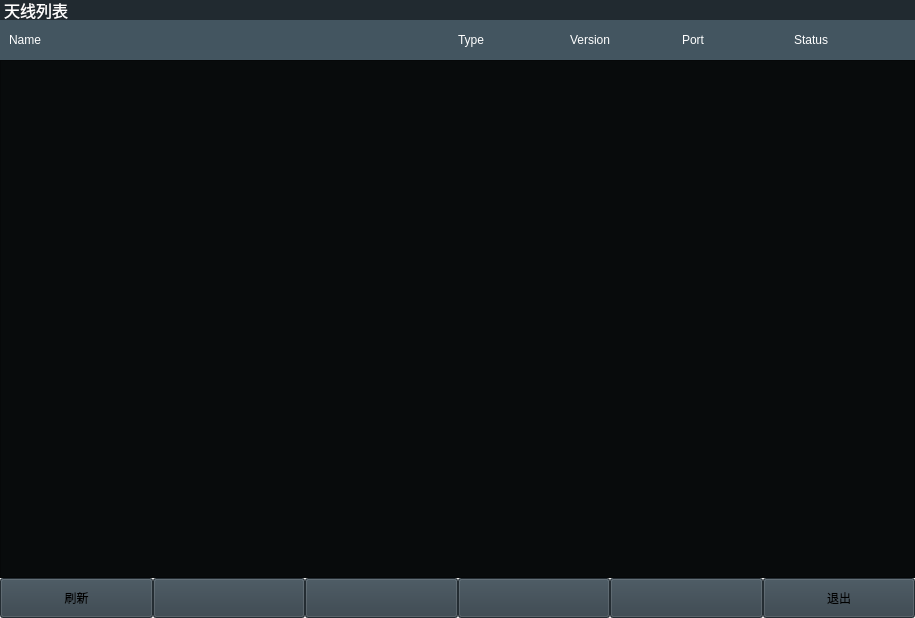
<?xml version="1.0" encoding="UTF-8"?>
<ui version="4.0">
 <class>PeripheralOverview</class>
 <widget class="QWidget" name="PeripheralOverview">
  <property name="geometry">
   <rect>
    <x>0</x>
    <y>0</y>
    <width>915</width>
    <height>618</height>
   </rect>
  </property>
  <property name="windowTitle">
   <string>Form</string>
  </property>
  <layout class="QVBoxLayout" name="verticalLayout">
   <property name="spacing">
    <number>0</number>
   </property>
   <property name="leftMargin">
    <number>0</number>
   </property>
   <property name="topMargin">
    <number>0</number>
   </property>
   <property name="rightMargin">
    <number>0</number>
   </property>
   <property name="bottomMargin">
    <number>0</number>
   </property>
   <item>
    <widget class="QLabel" name="title">
     <property name="minimumSize">
      <size>
       <width>0</width>
       <height>20</height>
      </size>
     </property>
     <property name="maximumSize">
      <size>
       <width>16777215</width>
       <height>20</height>
      </size>
     </property>
     <property name="font">
      <font>
       <family>黑体</family>
       <pointsize>12</pointsize>
       <weight>50</weight>
       <italic>false</italic>
       <bold>false</bold>
      </font>
     </property>
     <property name="styleSheet">
      <string notr="true">QLabel{
    background-color:rgb(33,42,48);
    color:white;
}</string>
     </property>
     <property name="text">
      <string> 天线列表</string>
     </property>
    </widget>
   </item>
   <item>
    <widget class="QWidget" name="childwindow" native="true">
     <property name="styleSheet">
      <string notr="true">QWidget{
	background-color:rgb(67, 85, 96);
	color:white;
}</string>
     </property>
     <layout class="QVBoxLayout" name="verticalLayout_2">
      <property name="spacing">
       <number>0</number>
      </property>
      <property name="leftMargin">
       <number>0</number>
      </property>
      <property name="topMargin">
       <number>0</number>
      </property>
      <property name="rightMargin">
       <number>0</number>
      </property>
      <property name="bottomMargin">
       <number>0</number>
      </property>
      <item>
       <widget class="QWidget" name="header" native="true">
        <property name="minimumSize">
         <size>
          <width>0</width>
          <height>40</height>
         </size>
        </property>
        <property name="maximumSize">
         <size>
          <width>16777215</width>
          <height>40</height>
         </size>
        </property>
        <layout class="QHBoxLayout" name="horizontalLayout_4">
         <property name="spacing">
          <number>0</number>
         </property>
         <property name="leftMargin">
          <number>9</number>
         </property>
         <property name="topMargin">
          <number>0</number>
         </property>
         <property name="rightMargin">
          <number>9</number>
         </property>
         <property name="bottomMargin">
          <number>0</number>
         </property>
         <item>
          <widget class="QLabel" name="name">
           <property name="sizePolicy">
            <sizepolicy hsizetype="Preferred" vsizetype="Preferred">
             <horstretch>4</horstretch>
             <verstretch>0</verstretch>
            </sizepolicy>
           </property>
           <property name="styleSheet">
            <string notr="true">QLabel{
	font: 10pt &quot;微软雅黑&quot;;
}</string>
           </property>
           <property name="text">
            <string>Name</string>
           </property>
          </widget>
         </item>
         <item>
          <widget class="QLabel" name="type">
           <property name="sizePolicy">
            <sizepolicy hsizetype="Preferred" vsizetype="Preferred">
             <horstretch>1</horstretch>
             <verstretch>0</verstretch>
            </sizepolicy>
           </property>
           <property name="styleSheet">
            <string notr="true">QLabel{
	font: 10pt &quot;微软雅黑&quot;;
}</string>
           </property>
           <property name="text">
            <string>Type</string>
           </property>
          </widget>
         </item>
         <item>
          <widget class="QLabel" name="version">
           <property name="sizePolicy">
            <sizepolicy hsizetype="Preferred" vsizetype="Preferred">
             <horstretch>1</horstretch>
             <verstretch>0</verstretch>
            </sizepolicy>
           </property>
           <property name="styleSheet">
            <string notr="true">QLabel{
	font: 10pt &quot;微软雅黑&quot;;
}</string>
           </property>
           <property name="text">
            <string>Version</string>
           </property>
          </widget>
         </item>
         <item>
          <widget class="QLabel" name="port">
           <property name="sizePolicy">
            <sizepolicy hsizetype="Preferred" vsizetype="Preferred">
             <horstretch>1</horstretch>
             <verstretch>0</verstretch>
            </sizepolicy>
           </property>
           <property name="styleSheet">
            <string notr="true">QLabel{
	font: 10pt &quot;微软雅黑&quot;;
}</string>
           </property>
           <property name="text">
            <string>Port</string>
           </property>
          </widget>
         </item>
         <item>
          <widget class="QLabel" name="status">
           <property name="sizePolicy">
            <sizepolicy hsizetype="Preferred" vsizetype="Preferred">
             <horstretch>1</horstretch>
             <verstretch>0</verstretch>
            </sizepolicy>
           </property>
           <property name="styleSheet">
            <string notr="true">QLabel{
	font: 10pt &quot;微软雅黑&quot;;
}</string>
           </property>
           <property name="text">
            <string>Status</string>
           </property>
          </widget>
         </item>
        </layout>
       </widget>
      </item>
      <item>
       <widget class="QScrollArea" name="options">
        <property name="focusPolicy">
         <enum>Qt::NoFocus</enum>
        </property>
        <property name="styleSheet">
         <string notr="true">QWidget{
	background-color:rgb(8, 11, 12);
}</string>
        </property>
        <property name="widgetResizable">
         <bool>true</bool>
        </property>
        <widget class="QWidget" name="contents">
         <property name="geometry">
          <rect>
           <x>0</x>
           <y>0</y>
           <width>913</width>
           <height>516</height>
          </rect>
         </property>
        </widget>
       </widget>
      </item>
     </layout>
    </widget>
   </item>
   <item>
    <widget class="QWidget" name="widget_4" native="true">
     <layout class="QHBoxLayout" name="horizontalLayout_2">
      <property name="spacing">
       <number>0</number>
      </property>
      <property name="leftMargin">
       <number>0</number>
      </property>
      <property name="topMargin">
       <number>0</number>
      </property>
      <property name="rightMargin">
       <number>0</number>
      </property>
      <property name="bottomMargin">
       <number>0</number>
      </property>
      <item>
       <widget class="QPushButton" name="refresh">
        <property name="minimumSize">
         <size>
          <width>0</width>
          <height>40</height>
         </size>
        </property>
        <property name="focusPolicy">
         <enum>Qt::NoFocus</enum>
        </property>
        <property name="styleSheet">
         <string notr="true">QPushButton{
	background-color:rgb(50, 63, 72);
	font: 14pt &quot;微软雅黑&quot;;

}
QPushButton:!enabled{
	background-color:rgb(77, 77, 77);
	font: 14pt &quot;微软雅黑&quot;;
}</string>
        </property>
        <property name="text">
         <string>刷新</string>
        </property>
       </widget>
      </item>
      <item>
       <widget class="QPushButton" name="button1">
        <property name="minimumSize">
         <size>
          <width>0</width>
          <height>40</height>
         </size>
        </property>
        <property name="focusPolicy">
         <enum>Qt::NoFocus</enum>
        </property>
        <property name="styleSheet">
         <string notr="true">QPushButton{
	background-color:rgb(50, 63, 72);
	font: 14pt &quot;微软雅黑&quot;;

}
QPushButton:!enabled{
	background-color:rgb(77, 77, 77);
	font: 14pt &quot;微软雅黑&quot;;
}</string>
        </property>
        <property name="text">
         <string/>
        </property>
       </widget>
      </item>
      <item>
       <widget class="QPushButton" name="button2">
        <property name="minimumSize">
         <size>
          <width>0</width>
          <height>40</height>
         </size>
        </property>
        <property name="focusPolicy">
         <enum>Qt::NoFocus</enum>
        </property>
        <property name="styleSheet">
         <string notr="true">QPushButton{
	background-color:rgb(50, 63, 72);
	font: 14pt &quot;微软雅黑&quot;;

}
QPushButton:!enabled{
	background-color:rgb(77, 77, 77);
	font: 14pt &quot;微软雅黑&quot;;
}</string>
        </property>
        <property name="text">
         <string/>
        </property>
       </widget>
      </item>
      <item>
       <widget class="QPushButton" name="button3">
        <property name="minimumSize">
         <size>
          <width>0</width>
          <height>40</height>
         </size>
        </property>
        <property name="focusPolicy">
         <enum>Qt::NoFocus</enum>
        </property>
        <property name="styleSheet">
         <string notr="true">QPushButton{
	background-color:rgb(50, 63, 72);
	font: 14pt &quot;微软雅黑&quot;;

}
QPushButton:!enabled{
	background-color:rgb(77, 77, 77);
	font: 14pt &quot;微软雅黑&quot;;
}</string>
        </property>
        <property name="text">
         <string/>
        </property>
       </widget>
      </item>
      <item>
       <widget class="QPushButton" name="button4">
        <property name="minimumSize">
         <size>
          <width>0</width>
          <height>40</height>
         </size>
        </property>
        <property name="focusPolicy">
         <enum>Qt::NoFocus</enum>
        </property>
        <property name="styleSheet">
         <string notr="true">QPushButton{
	background-color:rgb(50, 63, 72);
	font: 14pt &quot;微软雅黑&quot;;

}
QPushButton:!enabled{
	background-color:rgb(77, 77, 77);
	font: 14pt &quot;微软雅黑&quot;;
}</string>
        </property>
        <property name="text">
         <string/>
        </property>
       </widget>
      </item>
      <item>
       <widget class="QPushButton" name="quit">
        <property name="minimumSize">
         <size>
          <width>0</width>
          <height>40</height>
         </size>
        </property>
        <property name="focusPolicy">
         <enum>Qt::NoFocus</enum>
        </property>
        <property name="styleSheet">
         <string notr="true">QPushButton{
	background-color:rgb(50, 63, 72);
	font: 14pt &quot;微软雅黑&quot;;
	background-image:url(:/image/icon/triangle.png);
	background-repeat:no-repeat;
	background-position:top right;

}
QPushButton:!enabled{
	background-color:rgb(77, 77, 77);
	font: 14pt &quot;微软雅黑&quot;;
}</string>
        </property>
        <property name="text">
         <string>退出</string>
        </property>
       </widget>
      </item>
     </layout>
    </widget>
   </item>
  </layout>
 </widget>
 <resources/>
 <connections/>
</ui>
